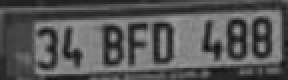
#> input picture img_plate/04BFD488-1-20180523112858.jpg, 144 x 40 px, found by its file name (shown 2 times larger); its folder holds only this picture in this run
$ python extract_char.py
#> lines starting #> are read from the running program, lines starting #| are printed output that depends on the picture; after the words box and inside, x2 and y2 are one past the last pixel; in counts of white or black regions, pixels touching at a corner belong together
import cv2
import numpy as np
import os
import random as rng
from matplotlib import pyplot as plt

def extract_char(threshed_img,org_img):

    contours, _ = cv2.findContours(threshed_img, cv2.RETR_TREE, cv2.CHAIN_APPROX_SIMPLE)

    contours_poly = [None]*len(contours)
    boundRect = [None]*len(contours)

    for i, c in enumerate(contours):
        contours_poly[i] = cv2.approxPolyDP(c, 3, True)
        boundRect[i] = cv2.boundingRect(contours_poly[i])
    org_img = cv2.cvtColor(org_img,cv2.COLOR_GRAY2BGR)
    drawn_img = draw_contours(contours, boundRect, contours_poly,org_img)
    return drawn_img

def draw_contours(contours, boundRect, contours_poly, org_img):

        #drawing = np.zeros((img.shape[0], img.shape[1], 3), dtype=np.uint8)
        for i in range(len(contours)):
            if cv2.contourArea(contours[i]) >= 100 and cv2.contourArea(contours[i])<= 800:#object area tresholds
                if boundRect[i][2]<2*(boundRect[i][3]):
                    color = (rng.randint(0,256), rng.randint(0,256), rng.randint(0,256))
                    #cv2.drawContours(drawing, contours_poly, i, color) #To draw contours
                    img2 = cv2.rectangle(org_img, (int(boundRect[i][0]), int(boundRect[i][1])), \
                      (int(boundRect[i][0]+boundRect[i][2]), int(boundRect[i][1]+boundRect[i][3])), \
                      color, 2)

        return org_img

def main():
    input_path = "/home/konan/License-Plate-Recognition/img_plate"
    image_names = os.listdir(input_path)
    print(" Program started....","\n\n","Press any key for next image", "\n","Press q to quit")

    for image_name in image_names:
        if image_name[-4:] == ".png" or image_name[-4:] == ".jpg":
            img = cv2.imread(input_path + "/" + image_name,0)
#> img is the input picture: shape (40, 144); min 13, max 156, mean 86.3
            cv2.imshow("orginal", img)
            threshed_img = cv2.adaptiveThreshold(img,255,cv2.ADAPTIVE_THRESH_GAUSSIAN_C,\
                    cv2.THRESH_BINARY,55,5)
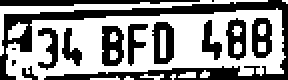
#> threshed_img: shape (40, 144) (shown 2 times larger); 56.6% white; 14 black regions (3 under 20 px)
            drawn_img = extract_char(threshed_img,img)
#> in extract_char, `contours, _ = cv2.findContours(threshed_img, cv2.RETR_TREE, cv2.CHAIN_..`: contours = 27 contours, 15 with area under 20; largest, box (x1, y1, x2, y2) and area: (3, 4, 143, 40) 3534, (75, 10, 88, 33) 226, (50, 12, 63, 34) 224, (0, 0, 134, 28) 224, (125, 8, 137, 30) 204
#> in extract_char, `contours_poly = [None]*len(contours)`: contours_poly = 27 items
#> the loop in extract_char, `for i, c in enumerate(contours):` made 27 passes
#> c on passes 2, 18, 21, 26: [[58, 38], [57, 39], [45, 39], [59, 39]], [[80, 15], [80, 28], [82, 28], [82, 15]], [[129, 21], [129, 25], [132, 25], [132, 21]], [[141, 0], [142, 0], [143, 1], [143, 0]]
#> after the loop in extract_char, `for i, c in enumerate(contours):`: boundRect = 27 items, first 6: (62, 39, 5, 1), (45, 39, 15, 1), (87, 37, 1, 1), (70, 37, 12, 2), (89, 36, 9, 3), (100, 36, 5, 3); contours_poly = 27 contours, 16 with area under 20; largest, box (x1, y1, x2, y2) and area: (3, 5, 142, 40) 3616, (0, 0, 134, 28) 226, (76, 10, 88, 33) 192, (112, 8, 124, 31) 184, (50, 12, 63, 34) 175
#> the loop in draw_contours, `for i in range(len(contours)):` made 27 passes
#> color on passes 11, 12, 13, 16, 17, 19, 20, 23: (197, 215, 20), (132, 248, 207), (155, 244, 183), (111, 71, 144), (71, 48, 128), (75, 158, 50), (37, 169, 241), (51, 181, 222)
#> after the loop in draw_contours, `for i in range(len(contours)):`:
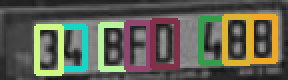
#> org_img: shape (40, 144, 3) (shown 2 times larger); mean B, G, R 81.7, 96.3, 95.2
            cv2.imshow("drawn_img", drawn_img)
            key = cv2.waitKey(0)
#> (key q is pressed here)

            if key & 0xFF == ord('q'):
                print(" Shut down!")
                break

if __name__ == "__main__":
    main()

$ run again, on img_plate/04GT207-2-20180216145451.jpg
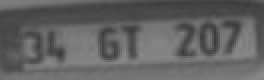
#> input picture img_plate/04GT207-2-20180216145451.jpg, 132 x 40 px, found by its file name (shown 2 times larger)
#> in main, img is the input picture: shape (40, 132); min 57, max 139, mean 97.9
#> in main, `threshed_img = cv2.adaptiveThreshold(img,255,cv2.ADAPTIVE_THRESH_GAUSS..`:
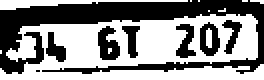
#> threshed_img: shape (40, 132) (shown 2 times larger); 54.9% white; 8 black regions (1 under 20 px)
#> contours = 18 contours, 10 with area under 20; largest, box (x1, y1, x2, y2) and area: (0, 7, 132, 40) 2948, (48, 12, 61, 31) 156, (99, 10, 111, 29) 154, (87, 11, 99, 30) 124, (22, 15, 34, 32) 102, (60, 12, 71, 30) 99, (110, 9, 122, 28) 98, (0, 0, 94, 5) 97
#> in extract_char, `contours_poly = [None]*len(contours)`: contours_poly = 18 items
#> the loop in extract_char, `for i, c in enumerate(contours):` made 18 passes
#> c on passes 1, 7, 12, 13, 15, 16, 17: [[0, 25], [0, 26]], [[54, 24], [54, 26], [55, 25], [55, 24]], [[104, 5]], [[112, 4], [111, 5], [109, 5], [112, 5]], [[121, 0], [123, 0]], [[99, 0]], [[95, 0]]
#> after the loop in extract_char, `for i, c in enumerate(contours):`: boundRect = 18 items, first 6: (0, 25, 1, 1), (0, 7, 132, 33), (17, 35, 1, 1), (22, 15, 12, 17), (61, 12, 10, 18), (48, 12, 13, 19); contours_poly = 18 contours, 10 with area under 20; largest, box (x1, y1, x2, y2) and area: (0, 7, 132, 40) 3188, (0, 0, 94, 5) 186, (48, 12, 61, 31) 134, (99, 10, 111, 29) 129, (87, 11, 98, 29) 114, (22, 15, 34, 32) 95, (110, 9, 122, 28) 86, (61, 12, 71, 30) 74
#> the loop in draw_contours, `for i in range(len(contours)):` made 18 passes
#> color on passes 4, 6, 8, 9: (197, 215, 20), (132, 248, 207), (155, 244, 183), (111, 71, 144)
#> after the loop in draw_contours, `for i in range(len(contours)):`:
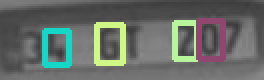
#> org_img: shape (40, 132, 3) (shown 2 times larger); 12.71% of pixels changed, all inside (x1, y1, x2, y2) = (21, 9, 113, 34)

$ run again, on img_plate/04HB9953-1-20190708084110.jpg
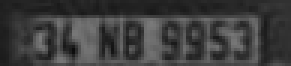
#> input picture img_plate/04HB9953-1-20190708084110.jpg, 97 x 22 px, found by its file name (shown 3 times larger)
#> in main, img is the input picture: shape (22, 97); min 12, max 123, mean 61.2
#> in main, `threshed_img = cv2.adaptiveThreshold(img,255,cv2.ADAPTIVE_THRESH_GAUSS..`:
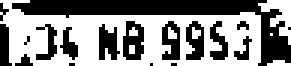
#> threshed_img: shape (22, 97) (shown 3 times larger); 54.1% white; 18 black regions (8 under 20 px)
#> contours = 20 contours, 10 with area under 20; largest, box (x1, y1, x2, y2) and area: (0, 0, 87, 22) 1334, (40, 6, 49, 21) 94, (53, 6, 61, 21) 82, (61, 6, 69, 21) 79, (32, 7, 41, 21) 76
#> in extract_char, `contours_poly = [None]*len(contours)`: contours_poly = 20 items
#> the loop in extract_char, `for i, c in enumerate(contours):` made 20 passes
#> c on passes 2, 5, 17, 19: [[90, 11]], [[7, 14], [8, 13], [9, 14], [8, 15]], [[56, 9], [56, 12], [58, 12], [58, 11]], [[43, 15], [43, 17], [44, 17], [44, 15]]
#> after the loop in extract_char, `for i, c in enumerate(contours):`: boundRect = 20 items, first 6: (89, 21, 8, 1), (90, 11, 1, 1), (86, 0, 11, 15), (0, 0, 87, 22), (7, 14, 1, 1), (79, 11, 5, 10); contours_poly = 20 contours, 11 with area under 20; largest, box (x1, y1, x2, y2) and area: (0, 0, 87, 22) 1312, (40, 6, 49, 21) 74, (53, 6, 61, 21) 64, (61, 6, 69, 21) 59, (32, 7, 40, 21) 55
#> the loop in draw_contours, `for i in range(len(contours)):` made 20 passes

$ run again, on img_plate/04BFD488-1-20180524105130.jpg
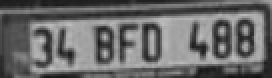
#> input picture img_plate/04BFD488-1-20180524105130.jpg, 136 x 39 px, found by its file name (shown 2 times larger)
#> in main, img is the input picture: shape (39, 136); min 19, max 193, mean 106
#> in main, `threshed_img = cv2.adaptiveThreshold(img,255,cv2.ADAPTIVE_THRESH_GAUSS..`:
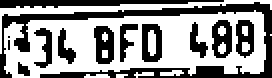
#> threshed_img: shape (39, 136) (shown 2 times larger); 57.7% white; 13 black regions (2 under 20 px)
#> contours = 25 contours, 13 with area under 20; largest, box (x1, y1, x2, y2) and area: (2, 5, 133, 39) 3288, (0, 0, 136, 27) 247, (70, 11, 82, 32) 208, (46, 12, 58, 33) 190, (105, 9, 117, 30) 189
#> in extract_char, `contours_poly = [None]*len(contours)`: contours_poly = 25 items
#> the loop in extract_char, `for i, c in enumerate(contours):` made 25 passes
#> c on passes 5, 9, 13: [[135, 17]], [[3, 18], [4, 17], [5, 18], [4, 19]], [[51, 25], [51, 28], [53, 28], [53, 25]]
#> after the loop in extract_char, `for i, c in enumerate(contours):`: boundRect = 25 items, first 6: (58, 37, 6, 2), (42, 38, 13, 1), (67, 36, 10, 2), (80, 36, 12, 2), (135, 17, 1, 1), (2, 7, 130, 32); contours_poly = 25 contours, 15 with area under 20; largest, box (x1, y1, x2, y2) and area: (2, 7, 132, 39) 3290, (70, 11, 82, 32) 159, (0, 0, 136, 27) 153, (117, 9, 128, 30) 152, (47, 12, 58, 33) 142
#> the loop in draw_contours, `for i in range(len(contours)):` made 25 passes
#> color on passes 10, 11, 12, 15, 17, 18, 19, 22: (197, 215, 20), (132, 248, 207), (155, 244, 183), (111, 71, 144), (71, 48, 128), (75, 158, 50), (37, 169, 241), (51, 181, 222)
#> after the loop in draw_contours, `for i in range(len(contours)):`:
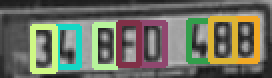
#> org_img: shape (39, 136, 3) (shown 2 times larger); mean B, G, R 95.9, 110.7, 108
